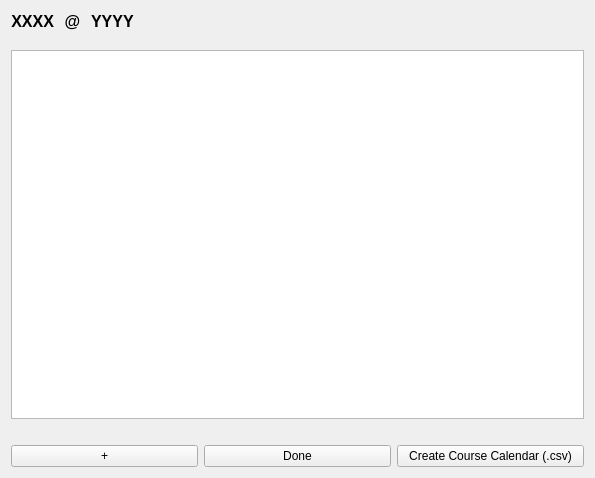
<?xml version="1.0" encoding="UTF-8"?>
<ui version="4.0">
 <class>Form</class>
 <widget class="QWidget" name="Form">
  <property name="geometry">
   <rect>
    <x>0</x>
    <y>0</y>
    <width>595</width>
    <height>478</height>
   </rect>
  </property>
  <property name="windowTitle">
   <string>Form</string>
  </property>
  <layout class="QGridLayout" name="gridLayout">
   <item row="0" column="0">
    <layout class="QVBoxLayout" name="verticalLayout">
     <item>
      <layout class="QHBoxLayout" name="horizontalLayout">
       <item>
        <widget class="QLabel" name="course_label">
         <property name="font">
          <font>
           <pointsize>12</pointsize>
           <weight>75</weight>
           <bold>true</bold>
          </font>
         </property>
         <property name="text">
          <string>XXXX</string>
         </property>
         <property name="alignment">
          <set>Qt::AlignRight|Qt::AlignTrailing|Qt::AlignVCenter</set>
         </property>
        </widget>
       </item>
       <item>
        <widget class="QLabel" name="course_label_at_2">
         <property name="font">
          <font>
           <pointsize>12</pointsize>
           <weight>75</weight>
           <bold>true</bold>
          </font>
         </property>
         <property name="text">
          <string> @ </string>
         </property>
         <property name="alignment">
          <set>Qt::AlignCenter</set>
         </property>
        </widget>
       </item>
       <item>
        <widget class="QLabel" name="location_label">
         <property name="font">
          <font>
           <pointsize>12</pointsize>
           <weight>75</weight>
           <bold>true</bold>
          </font>
         </property>
         <property name="text">
          <string>YYYY</string>
         </property>
        </widget>
       </item>
       <item>
        <spacer name="horizontalSpacer_4">
         <property name="orientation">
          <enum>Qt::Horizontal</enum>
         </property>
         <property name="sizeType">
          <enum>QSizePolicy::Preferred</enum>
         </property>
         <property name="sizeHint" stdset="0">
          <size>
           <width>600</width>
           <height>20</height>
          </size>
         </property>
        </spacer>
       </item>
      </layout>
     </item>
     <item>
      <spacer name="verticalSpacer_8">
       <property name="orientation">
        <enum>Qt::Vertical</enum>
       </property>
       <property name="sizeType">
        <enum>QSizePolicy::Fixed</enum>
       </property>
       <property name="sizeHint" stdset="0">
        <size>
         <width>20</width>
         <height>13</height>
        </size>
       </property>
      </spacer>
     </item>
     <item>
      <layout class="QHBoxLayout" name="horizontalLayout_10">
       <item>
        <widget class="QTableWidget" name="tableWidget_scheduler">
         <property name="lineWidth">
          <number>2</number>
         </property>
         <property name="showGrid">
          <bool>true</bool>
         </property>
         <property name="rowCount">
          <number>0</number>
         </property>
         <property name="columnCount">
          <number>0</number>
         </property>
        </widget>
       </item>
      </layout>
     </item>
     <item>
      <spacer name="verticalSpacer_9">
       <property name="orientation">
        <enum>Qt::Vertical</enum>
       </property>
       <property name="sizeType">
        <enum>QSizePolicy::Fixed</enum>
       </property>
       <property name="sizeHint" stdset="0">
        <size>
         <width>20</width>
         <height>20</height>
        </size>
       </property>
      </spacer>
     </item>
     <item>
      <layout class="QHBoxLayout" name="horizontalLayout_7">
       <item>
        <widget class="QPushButton" name="pushButton_plus">
         <property name="text">
          <string>+</string>
         </property>
        </widget>
       </item>
       <item>
        <widget class="QPushButton" name="pushButton_done">
         <property name="text">
          <string>Done</string>
         </property>
        </widget>
       </item>
       <item>
        <widget class="QPushButton" name="pushButton_create_csv">
         <property name="text">
          <string>Create Course Calendar (.csv)</string>
         </property>
        </widget>
       </item>
      </layout>
     </item>
    </layout>
   </item>
  </layout>
 </widget>
 <resources/>
 <connections/>
</ui>
